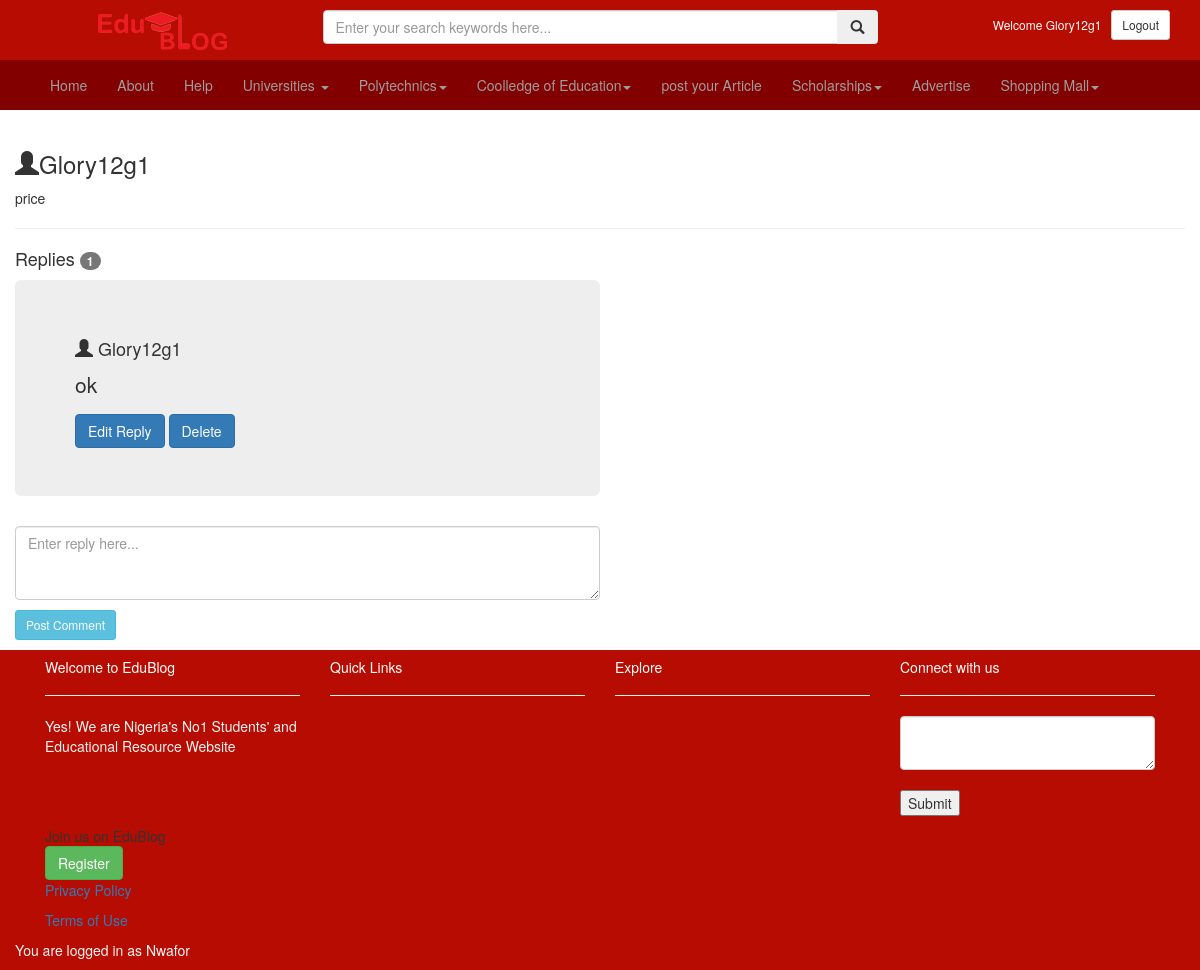
Screenshot of /comment_reply/4/ (signed in) with the database file from the repository.
### blogs/models.py (models this page shows, shortened)
class Comment(models.Model):
	user=models.ForeignKey(User, on_delete=models.CASCADE)
	body=models.TextField()
	detil=models.ForeignKey(Article, on_delete=models.CASCADE, related_name='comments')
	comment_image=models.ImageField(null=True, blank=True, upload_to='comment-img/')

class CommentReply(models.Model):
	user=models.ForeignKey(User, on_delete=models.CASCADE)
	body=models.TextField()
	detil=models.ForeignKey(Comment, on_delete=models.CASCADE, related_name='reply')

### blogs/views.py (the view)
# urls.py: path('comment_reply/<str:pk>/', views.replycomment, name='comment_reply'),
@login_required(login_url='blogs:login')
def replycomment(request, pk):
	detil=get_object_or_404(Comment, pk=pk)
	commentreply=detil.reply.all()
	new_reply=None
	if request.method == 'POST':
		comment_reply=CommentReply.objects.create(
			user=request.user,
			detil=detil,
			body=request.POST.get('body')
			)
		return HttpResponseRedirect(reverse('blogs:comment_reply', args=[str(detil.pk)]))
	else:
		form=ReplyForm()
	replycount=commentreply.count()
	context={'detil':detil, 'commentreply':commentreply,'new_reply':new_reply, 'form':form, 'replycount':replycount}
	return render(request, 'blogs/comment_reply.html', context)

### blogs/forms.py
class ReplyForm(forms.ModelForm):
	body=forms.CharField(max_length=100, widget=forms.Textarea(attrs={'class':'form-control','Placeholder':'Enter reply here...','rows':3}))
	class Meta:
		model=CommentReply
		fields=[ 'body']

### blogs/templates/blogs/comment_reply.html (shortened to what this page needs)
{% extends 'base.html'%}
{% load static%}
{% load crispy_forms_tags%}
{%block content%}
<div class="container-fluid">
	<h3><span class="glyphicon glyphicon-user"></span>{{detil.user}}</h3>
	<p>{{detil.body}}</p><hr>
	<h4>Replies <span class="badge">{{replycount}}</span></h4>
	<div class="jumbotron" style="width: 50%;">
		{% for reply in commentreply%}
				<h4><span class="glyphicon glyphicon-user"></span> {{reply.user}}</h4>
				<p>{{reply.body}}</p>
				{% if request.user == reply.user%}
						  <a href="{%url 'blogs:update_reply' reply.pk%}" class="btn btn-primary">Edit Reply</a>
						  <a href="{%url 'blogs:delete_reply' reply.pk%}" class="btn btn-primary">Delete</a>
				{% endif%}
		{% endfor%}
	</div>
		<form method="post" style="width:50%; margin-bottom: 10px;">
			{{form.body}}
			<button class="btn btn-info btn-sm" id="submitButton" type="submit" style=" margin-top: 10px;">Post Comment</button>
		</form>
</div>
{% endblock%}

### templates/base.html (shortened to what this page needs)
<!DOCTYPE html>
{%load static%}
<html lang="en">
<head>
    <link rel="stylesheet" href="http://maxcdn.bootstrapcdn.com/bootstrap/3.3.6/css/bootstrap.min.css">
</head>
<body data-spy="scroll" data-target=".navbar" data-offset="50">
  <div id="header">
   <div id="logo">
     <div class="container">
       <div class="row align-item-center py-3" style="margin-top: 10px;">
         <div class="col-lg-3 col-md-4 col-sm-5 mb-sm-0 mb-2">
           <div class="logo text-sm-left text-center">
             <a href="/"><img src="{% static 'blogs/images/er.png'%}" class="img-fluid" style="width:50%; margin-bottom: 10px;"></a>
           </div>
         </div>
         <div class="col-lg-6 col-md-8 col-sm-7">
           <form method="GET" action="{% url 'blogs:post'%}" accept-charset="UTF-8">
            <div class="input-group">
              <input type="text" name="q" class="form-control" placeholder="Enter your search keywords here...">
              <span class="input-group-btn">
                <button class="btn btn-secondary" type="submit"><span class="glyphicon glyphicon-search"></span></button>
              </span>
            </div>
          </form>
         </div>
         <div class="col-lg-3 text-right ">
          <div>
            {% if request.user.is_authenticated %}
            <a class="btn  btn-xs disablled" style="color:white;">Welcome {{user.get_username}}</a>
           <a href="{% url 'blogs:logout'%}"class="btn btn-default btn-sm">Logout</a>
           {%else%}
           <a href="{% url 'blogs:login'%}"class="btn btn-default btn-sm">Login</a>
           <a href="{% url 'blogs:register'%}" class="btn btn-default btn-sm">Sign Up</a>
           {% endif%}
           </div>
           </div>
         </div>
       </div>
     </div>
     <nav class="navbar navbar-inverse " style="background-color:#830000; border: none; margin-left: -10px; margin-right: -10px;">
      <div class="container-fluid">
        <div class="collapse navbar-collapse" id="myNavbar">
          <div class="container dropdown" style="margin-right:10px;">
            <ul class="nav navbar-nav" >
              <li><a href="/" >Home</a></li>
              <li><a href="{% url 'blogs:about'%}" >About</a></li>
              <li><a href="{% url 'blogs:Edu-help'%}">Help</a></li>
              <li class="dropdown"><a class="dropdown-toggle" data-toggle="dropdown" href="#">Universities <span class="caret"></span></a>
            </li>
            <li class="dropdown"><a class="dropdown-toggle" data-toggle="dropdown" href="#">Polytechnics<span class="caret"></span></a>
            </li>
            <li class="dropdown"><a class="dropdown-toggle" data-toggle="dropdown" href="#">Coolledge of Education<span class="caret"></span></a>
            </li>
            <li><a href="#">post your Article</a>
            <li class="dropdown"><a class="dropdown-toggle" data-toggle="dropdown" href="#">Scholarships<span class="caret"></span></a>
            </li>
            <li><a href="#" >Advertise</a></li>
            <li class="dropdown"><a class="dropdown-toggle" data-toggle="dropdown" href="#">Shopping Mall<span class="caret"></span></a>
            </li>
          </div>
        </div>
      </div>
    </nav>
   </div>
   {% block content%} {% endblock content%}
  <div class="container-fluid" id="footer">
      <div class="row">
        <div class="container">
        <div class="col-sm-3">
          <h5>Welcome to EduBlog</h5><hr>
          <p>Yes! We are Nigeria's No1 Students' and Educational Resource Website</p><br><br><br>
          Join us on EduBlog <br>
          <a href="#" class="btn btn-success">Register</a>
          <p><a href="">Privacy Policy</a></p>
          <p><a href="">Terms of Use</a></p>
        </div>
        <div class="col-sm-3 explore">
          <h5>Quick Links</h5><hr>
        </div>
        <div class="col-sm-3"><h5>Explore</h5><hr></div>
        <div class="col-sm-3"><h5>Connect with us</h5><hr>
          <div>
          <form method="POST">
            <textarea name="message" placeholder="Enter your message......" class="form-control"> </textarea><br>
            <input type="submit" >
          </form>
          </div>
        </div>
      </div>
    </div>
    {% if request.user.is_authenticated %}
    <p >You are logged in as {{user.first_name}}</p>
    {%endif%}
  </div>
</body>
</html>

### templates/base.html (style rules this page uses)
#logo { background-color: #b70c01; }
#footer { background-color: #b70c01; }
#footer h5 { color: white; }
#footer p { color: whitesmoke; }
body { position: relative; }

### rows the page displays
Comment: user "Glory12g1", body "price"
CommentReply: user "Glory12g1", body "ok", shows "Edit Reply"

### other values shown
{{ user.get_username }} "Glory12g1"
{{ replycount }} "1"
{{ user.first_name }} "Nwafor"
